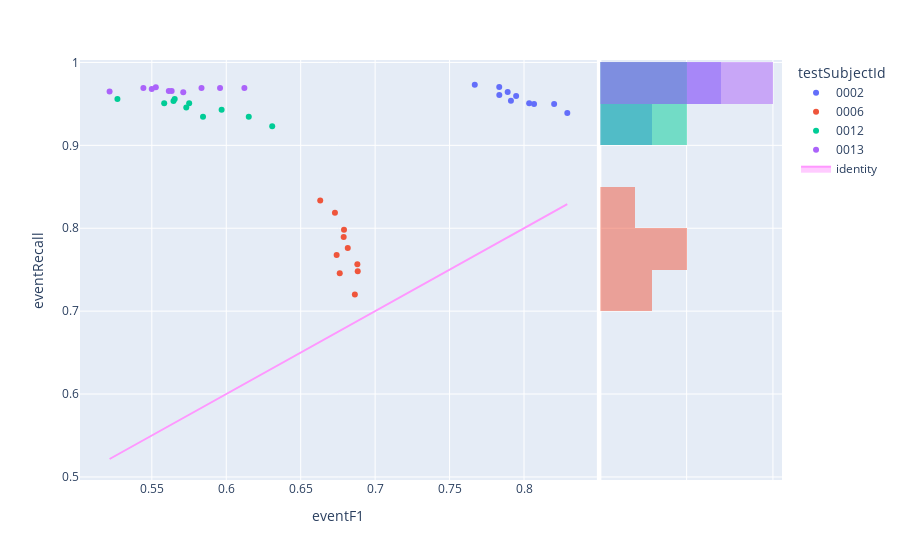

Here is the notebook cell this chart was saved with:
### Code cell
fig=px.scatter(experimentModelsExtended,x='eventF1',y='eventRecall',color='testSubjectId',hover_name='modelId', marginal_y="histogram")
fig.add_trace(
    go.Scatter(x=experimentModelsExtended['eventF1'], y=experimentModelsExtended['eventF1'], name="identity", mode='lines',fill="toself")
)
fig.show()

### Figure 1 — Plotly figure (JSON) as saved in the notebook; plotly's stock layout.template omitted (floating-point values rounded to 4 significant figures)
{"data": [{"hovertemplate": "<b>%{hovertext}</b><br><br>testSubjectId=0002<br>eventF1=%{x}<br>eventRecall=%{y}<extra></extra>", "hovertext": ["1623c979-486c-4f45-ba54-dbbac3770588", "f8abeec1-7d46-4573-8a01-7827b8584472", "c556cd55-5f8b-420c-b6b2-0ca323bee5df", "b9ca9323-c013-423a-8b12-a893e0a8be97", "e31d0f92-1914-4bb5-9156-f9101fe1307c", "6fd86953-d3aa-4c9c-8069-b22b951dce3f", "87913851-d47b-4963-b2fa-1c65d7aec5a1", "0f0da0b8-d512-47b2-808a-c92b1d073468", "006d0918-7072-4365-953e-4b399728048d", "ca54dd96-c49f-4680-a78d-2aabf3059e5c"], "legendgroup": "0002", "marker": {"color": "#636efa", "symbol": "circle"}, "mode": "markers", "name": "0002", "orientation": "v", "showlegend": true, "type": "scatter", "x": [0.789, 0.7834, 0.8291, 0.7834, 0.8067, 0.7912, 0.7947, 0.8035, 0.8202, 0.7669], "xaxis": "x", "y": [0.9644, 0.9608, 0.9389, 0.9704, 0.9498, 0.9539, 0.9594, 0.9508, 0.9498, 0.9731], "yaxis": "y"}, {"alignmentgroup": "True", "bingroup": "y", "hovertemplate": "testSubjectId=0002<br>eventRecall=%{y}<br>count=%{x}<extra></extra>", "legendgroup": "0002", "marker": {"color": "#636efa"}, "name": "0002", "offsetgroup": "0002", "opacity": 0.5, "showlegend": false, "type": "histogram", "xaxis": "x2", "y": [0.9644, 0.9608, 0.9389, 0.9704, 0.9498, 0.9539, 0.9594, 0.9508, 0.9498, 0.9731], "yaxis": "y2"}, {"hovertemplate": "<b>%{hovertext}</b><br><br>testSubjectId=0006<br>eventF1=%{x}<br>eventRecall=%{y}<extra></extra>", "hovertext": ["1623c979-486c-4f45-ba54-dbbac3770588", "f8abeec1-7d46-4573-8a01-7827b8584472", "c556cd55-5f8b-420c-b6b2-0ca323bee5df", "b9ca9323-c013-423a-8b12-a893e0a8be97", "e31d0f92-1914-4bb5-9156-f9101fe1307c", "6fd86953-d3aa-4c9c-8069-b22b951dce3f", "87913851-d47b-4963-b2fa-1c65d7aec5a1", "0f0da0b8-d512-47b2-808a-c92b1d073468", "006d0918-7072-4365-953e-4b399728048d", "ca54dd96-c49f-4680-a78d-2aabf3059e5c"], "legendgroup": "0006", "marker": {"color": "#EF553B", "symbol": "circle"}, "mode": "markers", "name": "0006", "orientation": "v", "showlegend": true, "type": "scatter", "x": [0.6789, 0.6791, 0.6864, 0.673, 0.6881, 0.6741, 0.6816, 0.6762, 0.6883, 0.6631], "xaxis": "x", "y": [0.7895, 0.7981, 0.7202, 0.8187, 0.7567, 0.7676, 0.7762, 0.7457, 0.7482, 0.8333], "yaxis": "y"}, {"alignmentgroup": "True", "bingroup": "y", "hovertemplate": "testSubjectId=0006<br>eventRecall=%{y}<br>count=%{x}<extra></extra>", "legendgroup": "0006", "marker": {"color": "#EF553B"}, "name": "0006", "offsetgroup": "0006", "opacity": 0.5, "showlegend": false, "type": "histogram", "xaxis": "x2", "y": [0.7895, 0.7981, 0.7202, 0.8187, 0.7567, 0.7676, 0.7762, 0.7457, 0.7482, 0.8333], "yaxis": "y2"}, {"hovertemplate": "<b>%{hovertext}</b><br><br>testSubjectId=0012<br>eventF1=%{x}<br>eventRecall=%{y}<extra></extra>", "hovertext": ["1623c979-486c-4f45-ba54-dbbac3770588", "f8abeec1-7d46-4573-8a01-7827b8584472", "c556cd55-5f8b-420c-b6b2-0ca323bee5df", "b9ca9323-c013-423a-8b12-a893e0a8be97", "e31d0f92-1914-4bb5-9156-f9101fe1307c", "6fd86953-d3aa-4c9c-8069-b22b951dce3f", "87913851-d47b-4963-b2fa-1c65d7aec5a1", "0f0da0b8-d512-47b2-808a-c92b1d073468", "006d0918-7072-4365-953e-4b399728048d", "ca54dd96-c49f-4680-a78d-2aabf3059e5c"], "legendgroup": "0012", "marker": {"color": "#00cc96", "symbol": "circle"}, "mode": "markers", "name": "0012", "orientation": "v", "showlegend": true, "type": "scatter", "x": [0.5646, 0.5583, 0.6309, 0.5654, 0.5969, 0.5731, 0.5751, 0.5844, 0.6151, 0.5269], "xaxis": "x", "y": [0.9534, 0.9508, 0.9231, 0.956, 0.943, 0.9456, 0.9508, 0.9344, 0.9344, 0.956], "yaxis": "y"}, {"alignmentgroup": "True", "bingroup": "y", "hovertemplate": "testSubjectId=0012<br>eventRecall=%{y}<br>count=%{x}<extra></extra>", "legendgroup": "0012", "marker": {"color": "#00cc96"}, "name": "0012", "offsetgroup": "0012", "opacity": 0.5, "showlegend": false, "type": "histogram", "xaxis": "x2", "y": [0.9534, 0.9508, 0.9231, 0.956, 0.943, 0.9456, 0.9508, 0.9344, 0.9344, 0.956], "yaxis": "y2"}, {"hovertemplate": "<b>%{hovertext}</b><br><br>testSubjectId=0013<br>eventF1=%{x}<br>eventRecall=%{y}<extra></extra>", "hovertext": ["1623c979-486c-4f45-ba54-dbbac3770588", "f8abeec1-7d46-4573-8a01-7827b8584472", "c556cd55-5f8b-420c-b6b2-0ca323bee5df", "b9ca9323-c013-423a-8b12-a893e0a8be97", "e31d0f92-1914-4bb5-9156-f9101fe1307c", "6fd86953-d3aa-4c9c-8069-b22b951dce3f", "87913851-d47b-4963-b2fa-1c65d7aec5a1", "0f0da0b8-d512-47b2-808a-c92b1d073468", "006d0918-7072-4365-953e-4b399728048d", "ca54dd96-c49f-4680-a78d-2aabf3059e5c"], "legendgroup": "0013", "marker": {"color": "#ab63fa", "symbol": "circle"}, "mode": "markers", "name": "0013", "orientation": "v", "showlegend": true, "type": "scatter", "x": [0.5527, 0.5499, 0.6122, 0.5443, 0.5834, 0.5633, 0.5614, 0.5711, 0.5958, 0.5216], "xaxis": "x", "y": [0.97, 0.9678, 0.9693, 0.9693, 0.9693, 0.9656, 0.9656, 0.9642, 0.9693, 0.9649], "yaxis": "y"}, {"alignmentgroup": "True", "bingroup": "y", "hovertemplate": "testSubjectId=0013<br>eventRecall=%{y}<br>count=%{x}<extra></extra>", "legendgroup": "0013", "marker": {"color": "#ab63fa"}, "name": "0013", "offsetgroup": "0013", "opacity": 0.5, "showlegend": false, "type": "histogram", "xaxis": "x2", "y": [0.97, 0.9678, 0.9693, 0.9693, 0.9693, 0.9656, 0.9656, 0.9642, 0.9693, 0.9649], "yaxis": "y2"}, {"fill": "toself", "mode": "lines", "name": "identity", "type": "scatter", "x": [0.789, 0.6789, 0.5646, 0.5527, 0.7834, 0.6791, 0.5583, 0.5499, 0.8291, 0.6864, 0.6309, 0.6122, 0.7834, 0.673, 0.5654, 0.5443, 0.8067, 0.6881, 0.5969, 0.5834, 0.7912, 0.6741, 0.5731, 0.5633, 0.7947, 0.6816, 0.5751, 0.5614, 0.8035, 0.6762, 0.5844, 0.5711, 0.8202, 0.6883, 0.6151, 0.5958, 0.7669, 0.6631, 0.5269, 0.5216], "y": [0.789, 0.6789, 0.5646, 0.5527, 0.7834, 0.6791, 0.5583, 0.5499, 0.8291, 0.6864, 0.6309, 0.6122, 0.7834, 0.673, 0.5654, 0.5443, 0.8067, 0.6881, 0.5969, 0.5834, 0.7912, 0.6741, 0.5731, 0.5633, 0.7947, 0.6816, 0.5751, 0.5614, 0.8035, 0.6762, 0.5844, 0.5711, 0.8202, 0.6883, 0.6151, 0.5958, 0.7669, 0.6631, 0.5269, 0.5216]}], "layout": {"barmode": "overlay", "legend": {"title": {"text": "testSubjectId"}, "tracegroupgap": 0}, "margin": {"t": 60}, "xaxis": {"anchor": "y", "domain": [0, 0.7363], "title": {"text": "eventF1"}}, "xaxis2": {"anchor": "y2", "domain": [0.7413, 1], "matches": "x2", "showgrid": true, "showline": false, "showticklabels": false, "ticks": ""}, "yaxis": {"anchor": "x", "domain": [0, 1], "title": {"text": "eventRecall"}}, "yaxis2": {"anchor": "x2", "domain": [0, 1], "matches": "y", "showgrid": true, "showticklabels": false}}}
